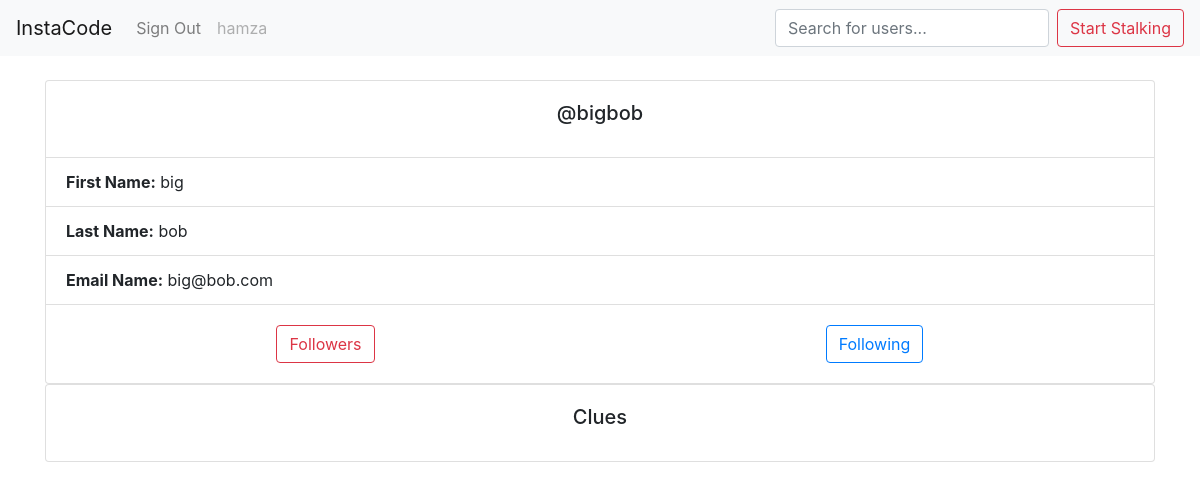
The app's page /profiles/3/ (signed in), older data.
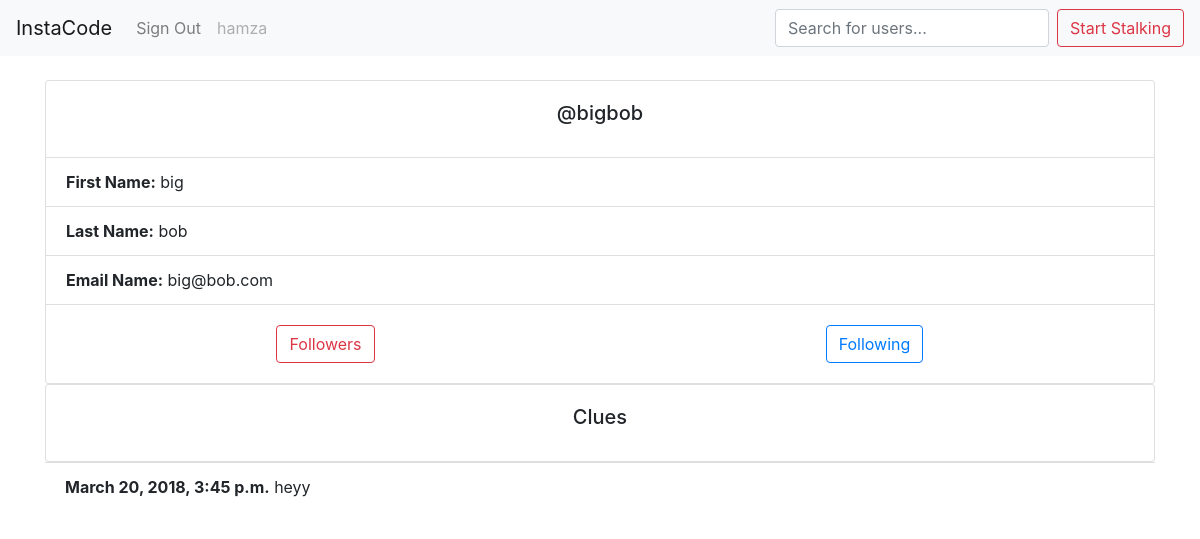
The same page, newer data.
### profiles/models.py (models this page shows)
class Clue(models.Model):
    message = models.CharField(max_length=255)
    user = models.ForeignKey(User, on_delete=models.CASCADE)
    timestamp = models.DateTimeField(auto_now_add=True)
    class Meta:
        ordering = ['-timestamp']

### profiles/views.py (the view)
# urls.py: path('<int:pk>/', views.profile, name='profile'),
def profile(request, pk):
    if request.user.is_anonymous:
        return redirect('signin')
    if request.method == "POST":
        message = request.POST.get("message")
        Clue.objects.create(user=request.user, message=message)
        messages.success(request, "New clue generated for your stalkers!")
    context = {
        "user": User.objects.get(pk=pk)
    }
    return render(request, 'profile.html', context)

### profiles/templates/profile.html (shortened to what this page needs)
{% extends "base.html" %}
{% block content %}
<div class="row">
  <div class="col-12">
    <div class="card">
      <div class="card-body">
        <h5 class="card-title text-center">@{{user.username}}</h5>
      </div>
      <ul class="list-group list-group-flush">
        <li class="list-group-item"><b>First Name:</b> {{user.first_name}}</li>
        <li class="list-group-item"><b>Last Name:</b> {{user.last_name}}</li>
        <li class="list-group-item"><b>Email Name:</b> {{user.email}}</li>
      </ul>
      <div class="card-body">
        <div class="row">
          <div class="col-6 text-center">
            <a href="{% url 'followers' user.pk %}" class="btn btn-outline-danger">Followers</a>
          </div>
          <div class="col-6 text-center">
            <a href="{% url 'following' user.pk %}" class="btn btn-outline-primary">Following</a>
          </div>
        </div>
      </div>
    </div>
  </div>
</div>
<div class="row">
  <div class="col-12">
    <div class="card">
      <div class="card-body">
        <h5 class="card-title text-center">Clues</h5>
      </div>
      </div>
      <ul class="list-group list-group-flush">
        {% for clue in user.clue_set.all  %}
          <li class="list-group-item"><b>{{clue.timestamp}}</b> {{clue.message}}</li>
        {% endfor %}
      </ul>
    </div>
  </div>
</div>
{% endblock %}

Row changes from the older to the newer data that the page shows:
added Clue: timestamp "March 20, 2018, 3:45 p.m.", message "heyy"
